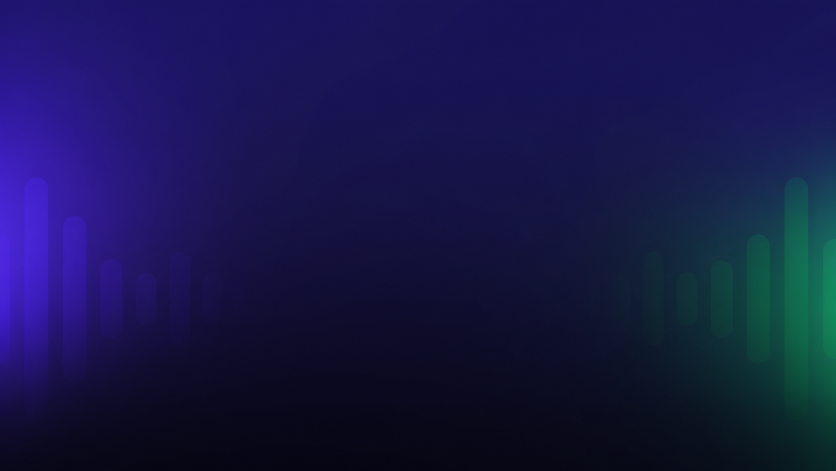
#> input picture AppStoreScreenshots/tvOS-1.6/autohop-tvos-brand-background.png, 1672 x 941 px (shown at 1/2 size)
$ python build_ipad_screenshots.py
#> lines starting #> are read from the running program, lines starting #| are printed output that depends on the picture
"""
AI CONTEXT — iPad App Store screenshot compositor

PURPOSE: Build the Version 1.6 iPad marketing campaign from the supplied,
pixel-faithful iPad captures. Each feature is exported in Apple's 12.9-inch
iPad portrait (2048×2732) and landscape (2732×2048) submission sizes.

DESIGN: Match the established iPhone/tvOS campaign: Autohop's purple-to-blue
brand field, a small platform eyebrow, a short white editorial headline, and a
single untouched device capture presented with restrained depth and border.

INVARIANTS: Never redraw, retouch, crop, or fabricate product UI. Scale every
capture uniformly, preserve its complete device frame, and export only exact
App Store dimensions. Update FEATURES rather than layout code when revising
campaign copy or source captures.
"""

from pathlib import Path
from zipfile import ZIP_DEFLATED, ZipFile

from PIL import Image, ImageDraw, ImageFilter, ImageFont


ROOT = Path(__file__).resolve().parent
OUTPUT = ROOT / "iPadOS-1.6"
BACKGROUND = ROOT / "tvOS-1.6" / "autohop-tvos-brand-background.png"
DOWNLOADS = Path("/Users/kevinperry/Downloads")
FONT = "/System/Library/Fonts/SFNS.ttf"


FEATURES = [
    {
        "slug": "podcasts-beautifully-focused",
        "headline": "Your podcasts. Beautifully focused.",
        "portrait": "CleanShot 2026-08-30 at 19.59.39@2x.jpg",
        "landscape": "CleanShot 2026-08-30 at 19.59.49@2x.jpg",
    },
    {
        "slug": "see-every-minute",
        "headline": "See where every minute goes.",
        "portrait": "CleanShot 2026-08-30 at 19.58.26@2x.jpg",
        "landscape": "CleanShot 2026-08-30 at 19.58.13@2x.jpg",
    },
    {
        "slug": "find-your-next-favourite",
        "headline": "Find your next favourite.",
        "portrait": "CleanShot 2026-08-30 at 19.57.07@2x.jpg",
        "landscape": "CleanShot 2026-08-30 at 19.57.23@2x.jpg",
    },
    {
        "slug": "shows-ordered-your-way",
        "headline": "Your shows. Ordered your way.",
        "portrait": "CleanShot 2026-08-30 at 19.56.52@2x.jpg",
        "landscape": "CleanShot 2026-08-30 at 19.56.43@2x.jpg",
    },
    {
        "slug": "video-built-right-in",
        "headline": "Video podcasts. Built right in.",
        "portrait": "CleanShot 2026-08-30 at 19.56.07@2x.jpg",
        "landscape": "CleanShot 2026-08-30 at 19.56.25@2x.jpg",
    },
]


FORMATS = {
    "portrait": {
        "size": (2048, 2732),
        "eyebrow": (150, 126),
        "headline": (150, 202),
        "headline_max_width": 1748,
        "headline_start": 112,
        "frame_bounds": (1710, 2090),
        "frame_top": 500,
        "radius": 50,
    },
    "landscape": {
        "size": (2732, 2048),
        "eyebrow": (210, 105),
        "headline": (210, 174),
        "headline_max_width": 2312,
        "headline_start": 108,
        "frame_bounds": (2310, 1510),
        "frame_top": 430,
        "radius": 52,
    },
}


def fit_font(draw: ImageDraw.ImageDraw, text: str, max_width: int, start: int) -> ImageFont.FreeTypeFont:
    size = start
    while size >= 64:
        font = ImageFont.truetype(FONT, size)
        box = draw.textbbox((0, 0), text, font=font)
        if box[2] - box[0] <= max_width:
            return font
        size -= 2
    return ImageFont.truetype(FONT, size)


def aspect_fit(source_size: tuple[int, int], bounds: tuple[int, int]) -> tuple[int, int]:
    scale = min(bounds[0] / source_size[0], bounds[1] / source_size[1])
    return round(source_size[0] * scale), round(source_size[1] * scale)


def campaign_background(size: tuple[int, int]) -> Image.Image:
#> called with size = (2048, 2732)
    source = Image.open(BACKGROUND).convert("RGB")
#> source is the input picture: PIL image 1672x941 RGB; mean R, G, B 22.2, 23.1, 73.3
    scale = max(size[0] / source.width, size[1] / source.height)
#> scale = 2.9
    rendered = source.resize(
        (round(source.width * scale), round(source.height * scale)),
        Image.Resampling.LANCZOS,
    )
    left = (rendered.width - size[0]) // 2
#> left = 1403
    top = (rendered.height - size[1]) // 2
#> top = 0
    return rendered.crop((left, top, left + size[0], top + size[1]))
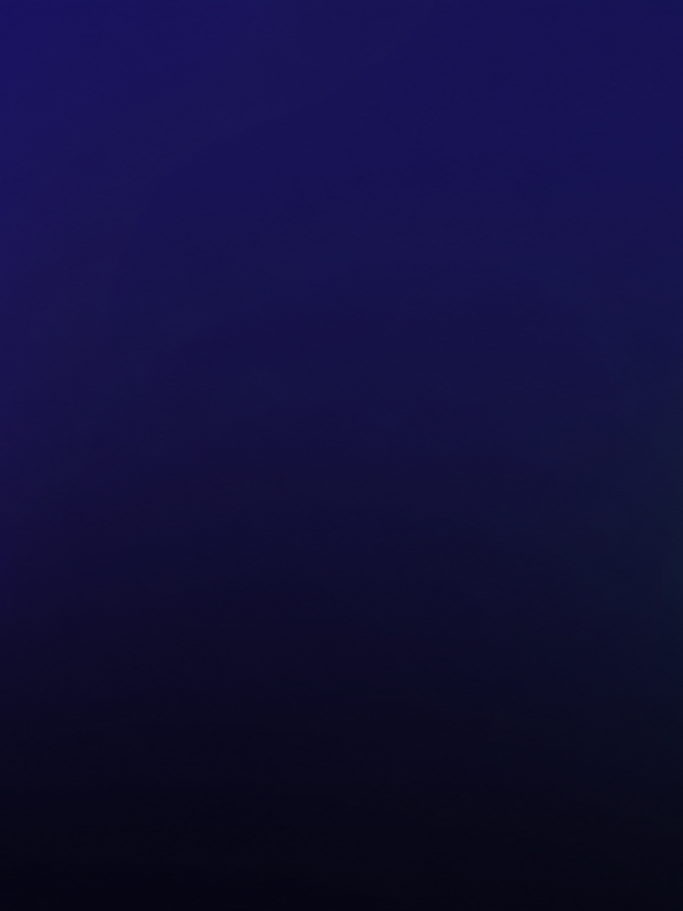
#> returned value: PIL image 2048x2732 RGB (shown at 1/3 size); mean R, G, B 18.1, 15.7, 59.3


def framed_capture(source: Image.Image, bounds: tuple[int, int], radius: int) -> Image.Image:
    size = aspect_fit(source.size, bounds)
    capture = source.convert("RGB").resize(size, Image.Resampling.LANCZOS)
    mask = Image.new("L", size, 0)
    ImageDraw.Draw(mask).rounded_rectangle(
        (0, 0, size[0] - 1, size[1] - 1), radius=radius, fill=255
    )
    framed = Image.new("RGBA", size, (0, 0, 0, 0))
    framed.paste(capture, (0, 0), mask)
    return framed


def build_slide(index: int, feature: dict[str, str], orientation: str) -> Path:
    config = FORMATS[orientation]
    width, height = config["size"]
    canvas = campaign_background((width, height)).convert("RGBA")
    draw = ImageDraw.Draw(canvas)

    eyebrow_font = ImageFont.truetype(FONT, 37 if orientation == "portrait" else 35)
    headline_font = fit_font(
        draw,
        feature["headline"],
        config["headline_max_width"],
        config["headline_start"],
    )
    draw.text(config["eyebrow"], "AUTOHOP FOR IPAD", font=eyebrow_font, fill=(167, 151, 255))
    draw.text(config["headline"], feature["headline"], font=headline_font, fill=(255, 255, 255))

    source_path = DOWNLOADS / feature[orientation]
    if not source_path.is_file():
#> (the run stopped early here; a loop or call above may not have finished)
